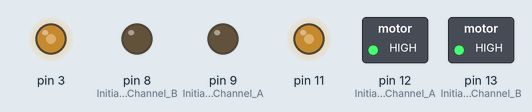
Simulated run of this sketch. Board: Arduino Uno, built with avr-gcc and run on an emulated ATmega328P. On the bench: switched loads named in the sketch (green lamp = pin HIGH), output pins drawn as LEDs (lit = HIGH).

Above: at 0.05 s.
At 2.25 s:
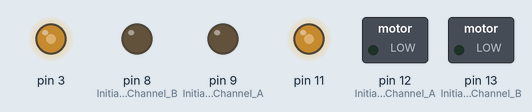
At 4.45 s:
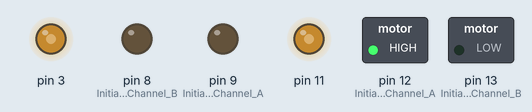
At 5.95 s:
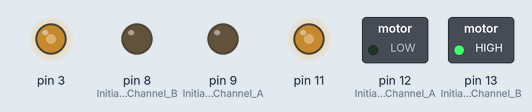
At 8.95 s:
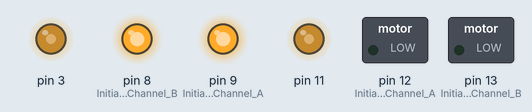
Timing chart, 0 to 10.4 s (numbered marks = the images above):
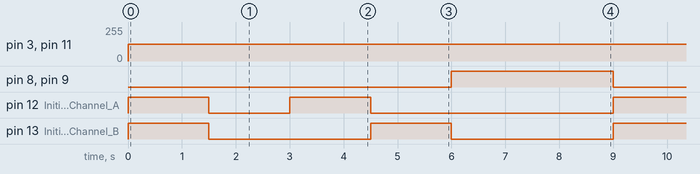

Measured:
- by itself, pin 3, pin 11: 0/255 → 127/255 at 0.00 s
- by itself, pin 8 (Initiates_Brake_Channel_B), pin 9 (Initiates_Brake_Channel_A): alternates HIGH for 3.0 s and LOW for 6.0 s
- by itself, pin 12 (Initiates_Motor_Channel_A): repeats every 9.0 s: LOW 1.5 s, HIGH 1.5 s, LOW 4.5 s, HIGH 1.5 s
- by itself, pin 13 (Initiates_Motor_Channel_B): alternates HIGH for 1.5 s and LOW for 3.0 s

The sketch:

AllDirections.ino
```cpp
// This program is using motor shield
void setup() {

  pinMode(12, OUTPUT);      //Initiates Motor Channel A pin
  pinMode(9, OUTPUT);       //Initiates Brake Channel A pin
  pinMode(13,OUTPUT);       //Initiates Motor Channel B pin
  pinMode(8,OUTPUT);        //Initiates Brake Channel B pin
}
void loop(){
    // Forward
  digitalWrite(12, HIGH);   //Set the direction of the motor A to Forward
  digitalWrite(9, LOW);     //Brake's off
  digitalWrite(13, HIGH);   //Set the direction of the motor B to Forward
  digitalWrite(8, LOW);     //Brake's off
  analogWrite(11, 127);     //Set speed of the Motor A to 127
  analogWrite(3, 127);      //Set speed of the Motor B to 127

  delay(1500);

    //Backwards
  digitalWrite(12, LOW);    //Set the direction of the motor A to backwards
  digitalWrite(9, LOW);     //Brakes's off
  digitalWrite(13, LOW);    //Set the direction of the motor B to Forward
  digitalWrite(8, LOW);     //Brake's off
  analogWrite(11, 127);     //Set speed of the Motor A to 127
  analogWrite(3, 127);      //Set speed of the Motor B to 127


  delay(1500);


    //Left
  digitalWrite(12, HIGH);   //Set the direction of the motor A to Forward
  digitalWrite(9, LOW);     //Brake's off
  digitalWrite(13, LOW);    //Set the direction of the motor B to backwards
  digitalWrite(8, LOW);     //Brake's off
  analogWrite(11, 127);
  analogWrite(3, 127);
  delay(1500);

    //Right
  digitalWrite(12, LOW);    //Set the direction of the motor A to backwards
  digitalWrite(9, LOW);     //brake's off
  digitalWrite(13, HIGH);   //Set the direction of the motor B to Forward
  digitalWrite(8, LOW);     //brake's off
  analogWrite(11, 127);
  analogWrite(3, 127);
  delay(1500);

    //Stop
  digitalWrite(12, LOW);
  digitalWrite(9, HIGH);    //brake's ON
  digitalWrite(13, LOW);
  digitalWrite(8, HIGH);    //brake's ON
  delay(3000);
}
```
